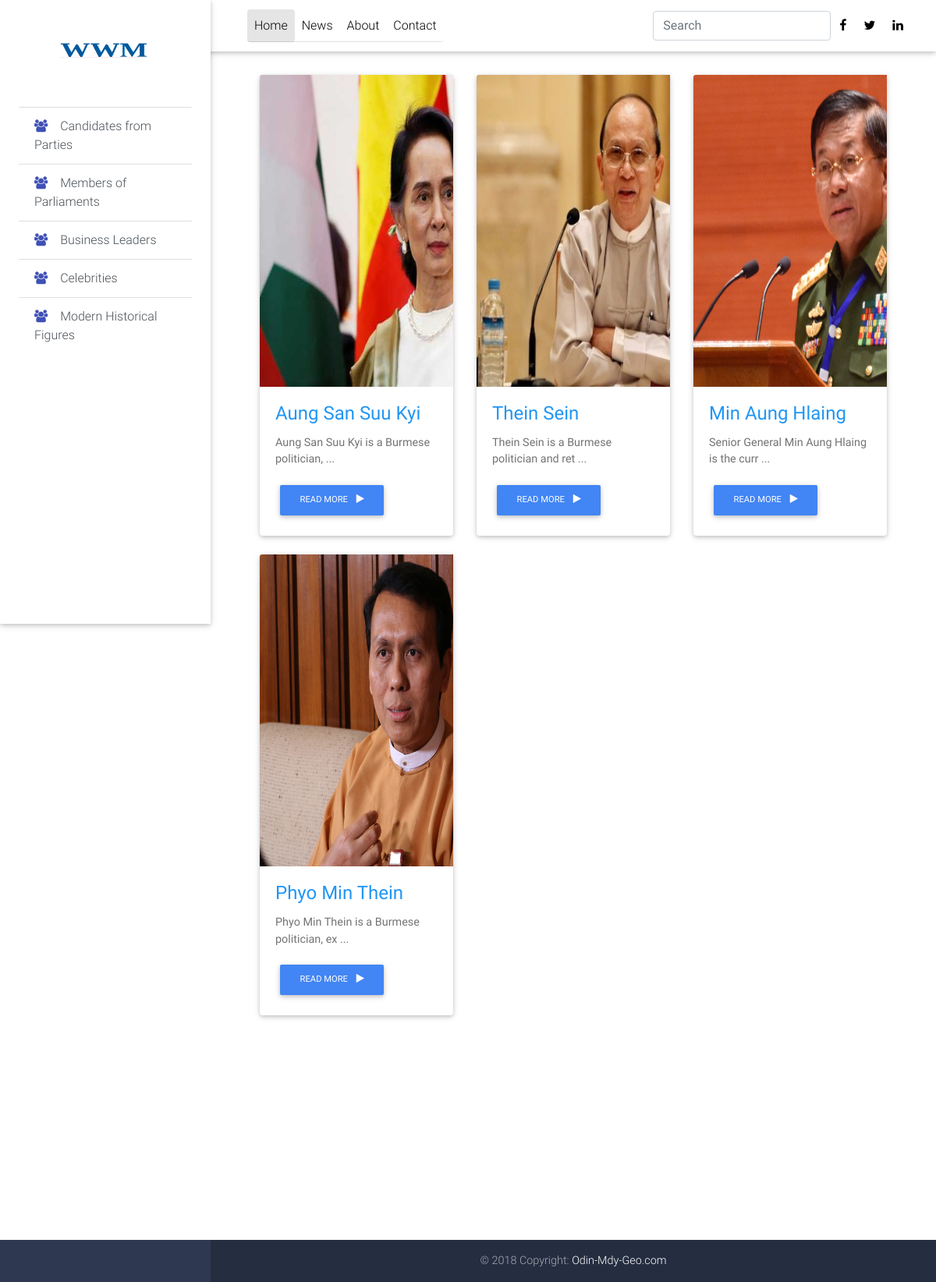
Page /cdt/ on the committed database.
### models.py (models this page shows, shortened)
class Person(db.Model):
    id = db.Column(db.Integer,primary_key=True)
    image_id = db.Column(db.String(20),nullable=False)
    name = db.Column(db.String(60),unique=True,nullable=False)
    slug = db.Column(db.String(60),unique=True)
    person_type = db.Column(db.String(50),nullable=False)
    biography = db.Column(db.Text,nullable=False)
    created_timestamp = db.Column(db.DateTime,default=datetime.datetime.now())
    rating = db.Column(db.Float,default=0.0)
    def read_more(self):
        return self.biography[:42] + " ..."

### cdt_parties/cdt_blueprint.py (the view)
@cdt_blueprint.route('/')
def cdt_home():
	persons = Person.query.filter(
		Person.person_type == "cdt_parties"
		).order_by(Person.created_timestamp.desc())
	return object_list('cdt_home.html',persons)

### cdt_parties/cdt_blueprint.py (called while the page is built)
def object_list(template,query):
	if request.args.get('q'):
		search = request.args['q']
		query = query.filter(Person.name.contains(search))
	return render_template(template,persons=query)

### cdt_parties/templates/cdt_home.html (shortened to what this page needs)
{% extends "cdt_base.html" %}
{% from "macro/display_person.html" import display_person %}
{% block content_search %}
	{% include "include/add_search.html" %}
{% endblock %}
{% block content_main %}
	{{ display_person(persons) }}
{% endblock %}

### templates/macro/display_person.html (shortened to what this page needs)
{% macro display_person(persons) %}
    <div class="row wow fadeIn">
	{% for person in persons %}
                <div class="col-lg-4 col-md-6 mb-4">
                        <div class="card">
                            <div class="view overlay">
                                <img style="width:400px;height:400px;"
                                src="{{ url_for('static',filename='img/'+person.image_id) }}"
                                class="card-img-top" alt="">
                            </div>
                            <div class="card-body">
                                <h4 class="card-title">
                                    <div class="blue-text">{{ person.name }}</div>
                                </h4>
                                <p class="card-text">
                                    {{ person.read_more() }}
                                </p>
                                <a href="{{ url_for('detail',slug=person.slug) }}" target=""
                                    class="btn btn-primary btn-md">
                                    Read More
                                    <i class="fa fa-play ml-2"></i>
                                </a>
                            </div>
                        </div>
                    </div>
               {% if loop.index % 3 == 0 %}
               		</div>
    				<div class="row wow fadeIn">
               {% endif %}
	{% endfor %}
	</div>
{% endmacro %}

### rows in the picture
Person: image (picture), name "Aung San Suu Kyi", read_more "Aung San Suu Kyi is a Burmese politician, ..."
Person: image (picture), name "Thein Sein", read_more "Thein Sein is a Burmese politician and ret ..."
Person: image (picture), name "Min Aung Hlaing", read_more "Senior General Min Aung Hlaing is the curr ..."
Person: image (picture), name "Phyo Min Thein", read_more "Phyo Min Thein is a Burmese politician, ex ..."
